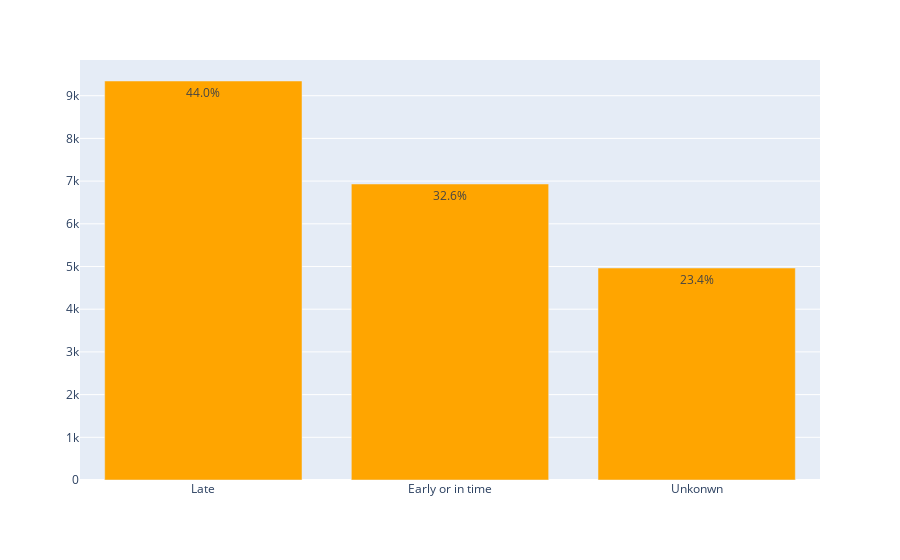

The code cell stored with this chart in its notebook:
### Markdown cell above
* How often the drivers are late for the next check-in:

### Code cell
# Count occurrences of category & group category as simple "late", "in time" or "unknown"
delay_drivers = data["checkout_delay_category"].apply(lambda x: "Early or in time" if x == "Early or in time"
                                                                else "Unkonwn" if x == "Unknown"
                                                                else "Late").value_counts().reset_index()
delay_drivers.columns = ["Category", "Count"]
delay_drivers["Percentage"] = (delay_drivers["Count"] / delay_drivers["Count"].sum()) * 100

# Create a bar chart
fig = px.bar(
    delay_drivers, 
    x="Category", 
    y="Count", 
    labels={"Category": "Checkout Delay Category", "Count": "Number of Rentals"},
    text=delay_drivers["Percentage"].apply(lambda x: f"{x:.1f}%"),
    color_discrete_sequence=["#FFA500"],
)
fig.update_layout(xaxis_title="", yaxis_title="", showlegend=False)

fig.show()

### Figure 1 — Plotly figure (JSON) as saved in the notebook; plotly's stock layout.template omitted (floating-point values rounded to 4 significant figures)
{"data": [{"alignmentgroup": "True", "hovertemplate": "Checkout Delay Category=%{x}<br>Number of Rentals=%{y}<br>text=%{text}<extra></extra>", "legendgroup": "", "marker": {"color": "#FFA500", "pattern": {"shape": ""}}, "name": "", "offsetgroup": "", "orientation": "v", "showlegend": false, "text": ["44.0%", "32.6%", "23.4%"], "textposition": "auto", "type": "bar", "x": ["Late", "Early or in time", "Unkonwn"], "xaxis": "x", "y": [9344, 6932, 4964], "yaxis": "y"}], "layout": {"barmode": "relative", "legend": {"tracegroupgap": 0}, "margin": {"t": 60}, "showlegend": false, "xaxis": {"anchor": "y", "domain": [0, 1], "title": {"text": ""}}, "yaxis": {"anchor": "x", "domain": [0, 1], "title": {"text": ""}}}}
